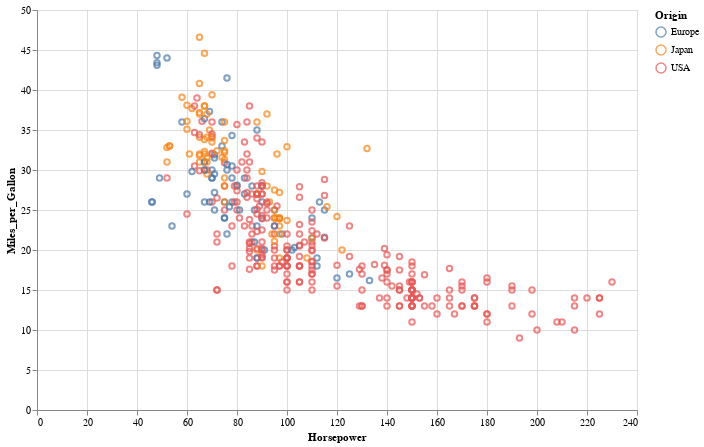

Source (notebook cell):
### Markdown cell above
At this point, we have a normal 2D scatter plot. Relative to `matplotlib`, the syntax looks maybe unusual; but, there is a nice logic to it.

Let's make two jumps now, adding a color and also getting some of the true power of Altair by making the plot interactive. Again, do this with your second dataset as well. Here's how you do that:

### Code cell
# you may need this in VSCode 
alt.renderers.enable('mimetype')

cars = data.cars()

chart = alt.Chart(cars).mark_point().encode(
    x='Horsepower',
    y='Miles_per_Gallon',
    color='Origin'
).properties(
    width=600,
    height=400
).interactive()

chart

### Figure 1 — Vega-Lite specification as saved in the notebook (floating-point values rounded to 4 significant figures; data arrays with more than 128 entries replaced by an {"elided": "..."} marker saying what was removed)
{"$schema": "https://vega.github.io/schema/vega-lite/v5.20.1.json", "config": {"view": {"continuousHeight": 300, "continuousWidth": 300}}, "data": {"name": "data-583e73726c1545c56c203344161a975c"}, "datasets": {"data-583e73726c1545c56c203344161a975c": {"elided": "406 records"}}, "encoding": {"color": {"field": "Origin", "type": "nominal"}, "x": {"field": "Horsepower", "type": "quantitative"}, "y": {"field": "Miles_per_Gallon", "type": "quantitative"}}, "height": 400, "mark": {"type": "point"}, "params": [{"bind": "scales", "name": "param_46", "select": {"encodings": ["x", "y"], "type": "interval"}}], "width": 600}
